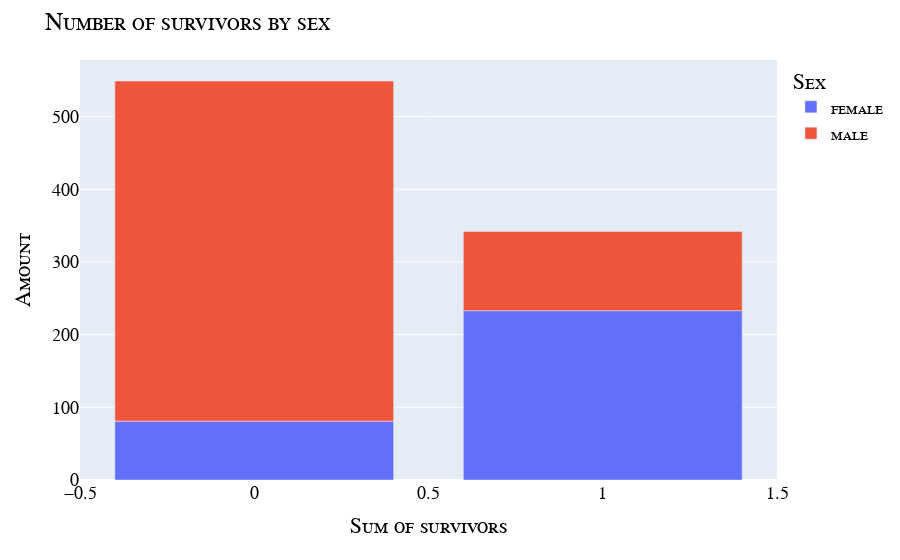

Source (notebook cell):
### Code cell
survivors_2 = train.groupby(["Sex", "Survived"]).size().reset_index(name='Amount').sort_values(by="Sex", ascending=True)

fig = px.bar(survivors_2, x='Survived', y='Amount', color='Sex')
fig.update_layout(
    title = {
        'text': f"Number of survivors by sex"
    },
    xaxis_title = "Sum of survivors",
    yaxis_title="Amount",
    font=my_font
)
fig.show()

### Figure 1 — Plotly figure (JSON) as saved in the notebook; plotly's stock layout.template omitted (floating-point values rounded to 4 significant figures)
{"data": [{"hovertemplate": "Sex=female<br>Survived=%{x}<br>Amount=%{y}<extra></extra>", "legendgroup": "female", "marker": {"color": "#636efa", "pattern": {"shape": ""}}, "name": "female", "orientation": "v", "showlegend": true, "textposition": "auto", "type": "bar", "x": [0, 1], "xaxis": "x", "y": [81, 233], "yaxis": "y"}, {"hovertemplate": "Sex=male<br>Survived=%{x}<br>Amount=%{y}<extra></extra>", "legendgroup": "male", "marker": {"color": "#EF553B", "pattern": {"shape": ""}}, "name": "male", "orientation": "v", "showlegend": true, "textposition": "auto", "type": "bar", "x": [0, 1], "xaxis": "x", "y": [468, 109], "yaxis": "y"}], "layout": {"barmode": "relative", "font": {"color": "Black", "family": "Courier New, monospace", "size": 18, "variant": "small-caps"}, "legend": {"title": {"text": "Sex"}, "tracegroupgap": 0}, "margin": {"t": 60}, "title": {"text": "Number of survivors by sex"}, "xaxis": {"anchor": "y", "domain": [0, 1], "title": {"text": "Sum of survivors"}}, "yaxis": {"anchor": "x", "domain": [0, 1], "title": {"text": "Amount"}}}}
